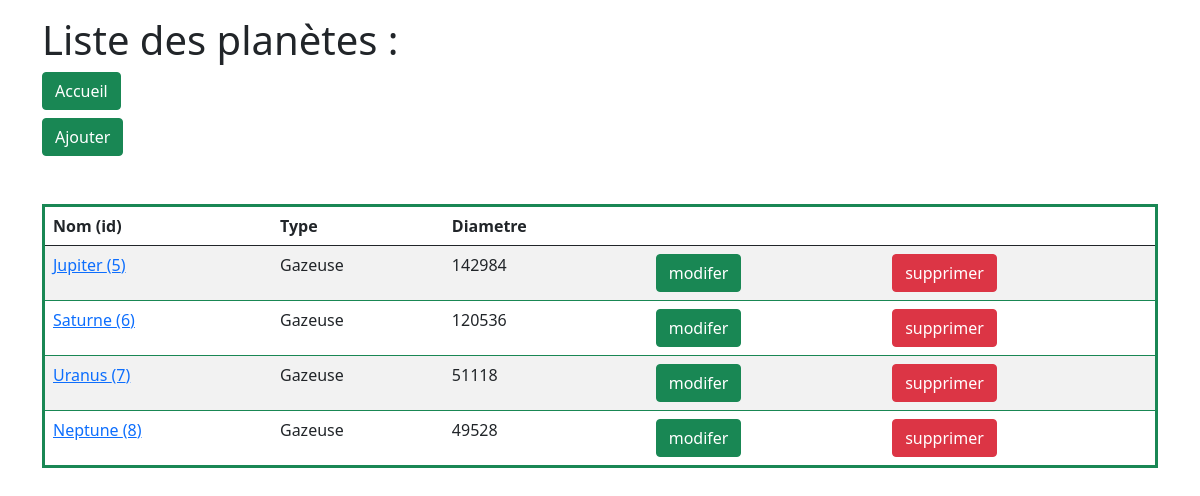
The app's page /?page=planet&gazeuse with its own data.
### tables this page shows
CREATE TABLE IF NOT EXISTS `planet` (
  `id` int(11) NOT NULL AUTO_INCREMENT,
  `nom` varchar(7) DEFAULT NULL,
  `type` varchar(10) DEFAULT NULL,
  `diametre` mediumint(9) DEFAULT NULL,
  `gravite` float DEFAULT NULL,
  `lien_nasa` varchar(180) DEFAULT NULL,
  PRIMARY KEY (`id`)
);

### Models/planetManager.php (called while the page is built, shortened)
<?php
require_once 'Models/planetModel.php';
class PlanetManager {
    public static function getAllGazeuse(): Array {
        $planetQuery = $GLOBALS['db']->query("SELECT * FROM planet WHERE type = 'Gazeuse'");
        return $planetQuery->fetchAll(PDO::FETCH_CLASS, 'planet');
    }
}

### Models/planetModel.php (called while the page is built, shortened)
<?php
class Planet {
    private int $id;
    private string $nom;
    private string $type;
    private int $diametre;
    public function getId(): int { return $this->id; }
    public function getNom(): string { return $this->nom; }
    public function getType(): string { return $this->type; }
    public function getDiametre(): int { return $this->diametre; }
}

### Views/planetsView.php (the view, shortened to what this page needs)
<div class="container mt-3">
    <h1>Liste des planètes : </h1>
    <a class="btn btn-success mb-2" href="?">Accueil</a><br>
    <a class="btn btn-success" href="?page=planet&action=insert">Ajouter</a>
</div>
<div class="container">
        <table class="table table-striped table-hover mt-5 border border-3 border-success">
            <thead>
                <tr>
                    <th>Nom (id)</th>
                    <th>Type</th>
                    <th>Diametre</th>
                    <th></th>
                    <th></th>
                </tr>
            </thead>
            <tbody>
                <?php
                    foreach($planetList as $planet) {
                        echo '<tr>';
                            echo '<td><a href="?page=planet&id='.$planet->getId().'">';
                            echo $planet->getNom()?: 'N/A';
                            echo ' ('.$planet->getId()?: 'N/A';
                            echo ')';
                            echo '</a></td>';
                            echo '<td>';
                            echo $planet->getType()?: 'N/A';
                            echo '</td>';
                            echo '<td>';
                            echo $planet->getDiametre()?: 'N/A';
                            echo '</td>';
                            echo '<td>';
                            echo '<a class="btn btn-success ms-2" href="?page=planet&id='.$planet->getId().'&action=update">modifer</a>';
                            echo '</td>';
                            echo '<td>';
                            echo '<a class="btn btn-danger ms-2" href="?page=planet&id='.$planet->getId().'&action=delete">supprimer</a>';
                            echo '</td>';
                        echo '</tr>';
                    }
                ?>
            </tbody>
        </table>
    </div>
<?php
require_once 'Views/template.php';

### records on screen
planet: nom "Jupiter", id "(5", type "Gazeuse", diametre "142984"
planet: nom "Saturne", id "(6", type "Gazeuse", diametre "120536"
planet: nom "Uranus", id "(7", type "Gazeuse", diametre "51118"
planet: nom "Neptune", id "(8", type "Gazeuse", diametre "49528"
